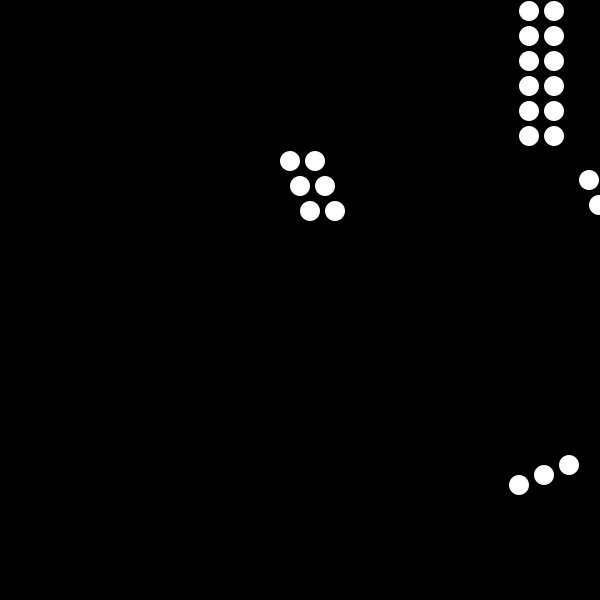
Frame 1 (no input)
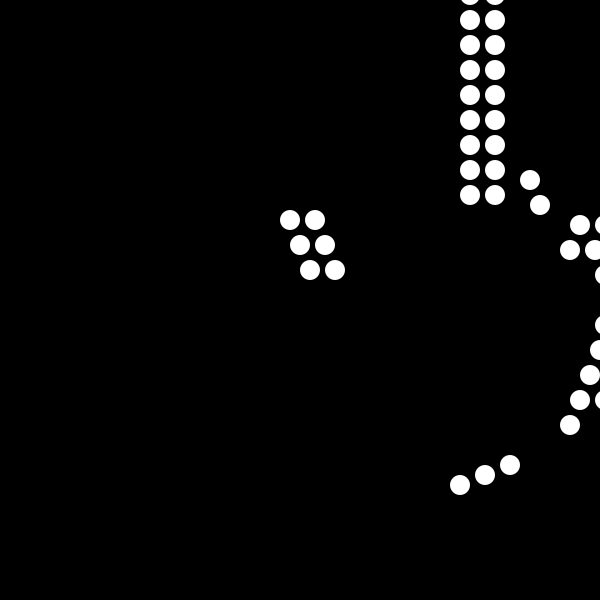
Frame 60 (the mouse pressed at the canvas centre just before this capture)
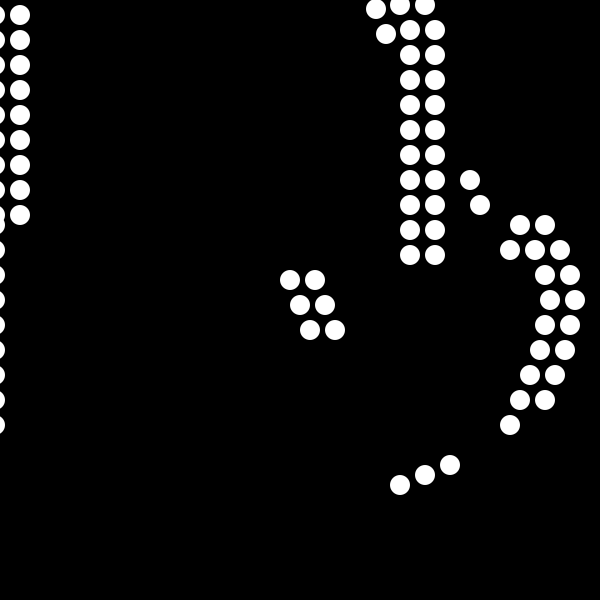
Frame 120 (the mouse held since frame 60 and released just before this capture)

The Processing sketch that drew these frames (run headless with seeded random() and noise(); from frame 60 on, the mouse is pressed at the canvas centre):

// Processing sketch: processing_94844
// ── processing_94844.pde

int hom=-280;//move to 5
int mar=420;//move to 5
int bar1=-330;//move ot 5
int bar2=-330;//move to 5
int magg=300;//move to 5
int lis1=250;//move to 5
int lis2=-290;//move to 5

void setup(){
  size(600,600);
  background(0);
  noStroke();
}

void draw(){
  background(0);
//6 dots on first hump
hom=hom+1;//original position
hom=min(0,hom);//stop
fill(255);
ellipse(100+hom,150,20,20);//line 1 #1
ellipse(125+hom,150,20,20);//line 1 #2
ellipse(115+hom,175,20,20);//line 2 #1
ellipse(140+hom,175,20,20);//line 2 #2
ellipse(125+hom,200,20,20);//line 3 #1
ellipse(150+hom,200,20,20);//line 3 #2

//first hump
ellipse(130+hom,225,20,20);//line 4 #1
ellipse(155+hom,225,20,20);//line 4 #2
ellipse(130+hom,250,20,20);//line 5 #1
ellipse(155+hom,250,20,20);//line 5 #2
ellipse(130+hom,275,20,20);//line 6 #1
ellipse(155+hom,275,20,20);//line 6 #2
ellipse(130+hom,300,20,20);//line 7 #1
ellipse(155+hom,300,20,20);//line 7 #2
ellipse(130+hom,325,20,20);//line 8 #1
ellipse(155+hom,325,20,20);//line 8 #2
ellipse(130+hom,350,20,20);//line 9 #1
ellipse(155+hom,350,20,20);//line 9 #2
ellipse(130+hom,375,20,20);//line 10 #1
ellipse(155+hom,375,20,20);//line 10 #2
ellipse(130+hom,400,20,20);//line 11 #1
ellipse(155+hom,400,20,20);//line 11 #2
ellipse(130+hom,425,20,20);//line 12 #1
ellipse(155+hom,425,20,20);//line 12 #2

//diagonal circles in between hump 1 and 2
mar=mar-1;//original position
mar=max(0,mar);//stop
ellipse(170+mar,180,20,20);//diagonal circles
ellipse(180+mar,205,20,20);//diagonal circles

//6 dots on second hump
bar1=bar1+1;//original position
bar2=bar2+1;//original positoin
bar1=min(0,bar1);//stop
bar2=min(0,bar2);//stop
ellipse(180+bar1,150+bar2,20,20);//line 1 #1
ellipse(205+bar1,150+bar2,20,20);//line 1 #2
ellipse(195+bar1,175+bar2,20,20);//line 2 #1
ellipse(220+bar1,175+bar2,20,20);//line 2 #2
ellipse(205+bar1,200+bar2,20,20);//line 3 #1
ellipse(230+bar1,200+bar2,20,20);//line 3 #2
//second hump
ellipse(205+bar1,225+bar2,20,20);//line 4 #1
ellipse(230+bar1,225+bar2,20,20);//line 4 #2
ellipse(205+bar1,250+bar2,20,20);//line 5 #1
ellipse(230+bar1,250+bar2,20,20);//line 5 #2
ellipse(205+bar1,275+bar2,20,20);//line 6 #1
ellipse(230+bar1,275+bar2,20,20);//line 6 #2
ellipse(205+bar1,300+bar2,20,20);//line 7 #1
ellipse(230+bar1,300+bar2,20,20);//line 7 #2
ellipse(205+bar1,325+bar2,20,20);//line 8 #1
ellipse(230+bar1,325+bar2,20,20);//line 8 #2
ellipse(205+bar1,350+bar2,20,20);//line 9 #1
ellipse(230+bar1,350+bar2,20,20);//line 9 #2
ellipse(205+bar1,375+bar2,20,20);//line 10 #1
ellipse(230+bar1,375+bar2,20,20);//line 10 #2
ellipse(205+bar1,400+bar2,20,20);//line 11 #1
ellipse(230+bar1,400+bar2,20,20);//line 11 #2
ellipse(205+bar1,425+bar2,20,20);//line 12 #1
ellipse(230+bar1,425+bar2,20,20);//line 12 #2

//2 diagonal circles in between hump 2 and 3
ellipse(245+lis1,180+lis2,20,20);//diagonal circles
ellipse(255+lis1,205+lis2,20,20);//diagonal circles

//fisrt 6 dots on hump #3
lis1=lis1-1;//original positoin
lis2=lis2+1;//original positoin
lis1=max(0,lis1);//stop
lis2=min(0,lis2);//stop
ellipse(255+lis1,150+lis2,20,20);//line 1 #1
ellipse(280+lis1,150+lis2,20,20);//line 1 #2
ellipse(270+lis1,175+lis2,20,20);//line 2 #1
ellipse(295+lis1,175+lis2,20,20);//line 2 #2
ellipse(280+lis1,200+lis2,20,20);//line 3 #1
ellipse(305+lis1,200+lis2,20,20);//line 3 #2
//hump three
ellipse(280+lis1,225+lis2,20,20);//line 4 #1
ellipse(305+lis1,225+lis2,20,20);//line 4 #2
ellipse(280+lis1,250+lis2,20,20);//line 5 #1
ellipse(305+lis1,250+lis2,20,20);//line 5 #2
ellipse(280+lis1,275+lis2,20,20);//line 6 #1
ellipse(305+lis1,275+lis2,20,20);//line 6 #2
ellipse(280+lis1,300+lis2,20,20);//line 7 #1
ellipse(305+lis1,300+lis2,20,20);//line 7 #2
ellipse(280+lis1,325+lis2,20,20);//line 8 #1
ellipse(305+lis1,325+lis2,20,20);//line 8 #2
ellipse(280+lis1,350+lis2,20,20);//line 9 #1
ellipse(305+lis1,350+lis2,20,20);//line 9 #2
ellipse(280+lis1,375+lis2,20,20);//line 10 #1
ellipse(305+lis1,375+lis2,20,20);//line 10 #2
ellipse(280+lis1,400+lis2,20,20);//line 11 #1
ellipse(305+lis1,400+lis2,20,20);//line 11 #2
ellipse(280+lis1,425+lis2,20,20);//line 12 #1
ellipse(305+lis1,425+lis2,20,20);//line 12 #2

//arc on the outside
magg=magg-1;//original positoin
magg=max(0,magg);//stop
ellipse(330+magg,250,20,20);//diagonal circle
ellipse(340+magg,225,20,20);//diagonal
ellipse(365+magg,225,20,20);//next to the diagonal circle

ellipse(355+magg,250,20,20);//arc 1
ellipse(380+magg,250,20,20);//arc 1
ellipse(365+magg,275,20,20);//arc 2
ellipse(390+magg,275,20,20);//arc 2
ellipse(370+magg,300,20,20);//arc 3
ellipse(395+magg,300,20,20);//arc 3
ellipse(365+magg,325,20,20);//arc 4
ellipse(390+magg,325,20,20);//arc 4
ellipse(360+magg,350,20,20);//arc 5
ellipse(385+magg,350,20,20);//arc 5
ellipse(350+magg,375,20,20);//arc 6
ellipse(375+magg,375,20,20);//arc 6
ellipse(340+magg,400,20,20);//arc 7
ellipse(365+magg,400,20,20);//arc 7
ellipse(330+magg,425,20,20);//arc 8

//3 dots alone like a foot
ellipse(270+magg,465,20,20);//highest
ellipse(245+magg,475,20,20);//middle
ellipse(220+magg,485,20,20);//lowest

//6 dots alon elike a foot
ellipse(290,450+lis2,20,20);//highest
ellipse(315,450+lis2,20,20);//highest
ellipse(300,475+lis2,20,20);//middle
ellipse(325,475+lis2,20,20);//middle
ellipse(310,500+lis2,20,20);//lowest
ellipse(335,500+lis2,20,20);//lowest


}
